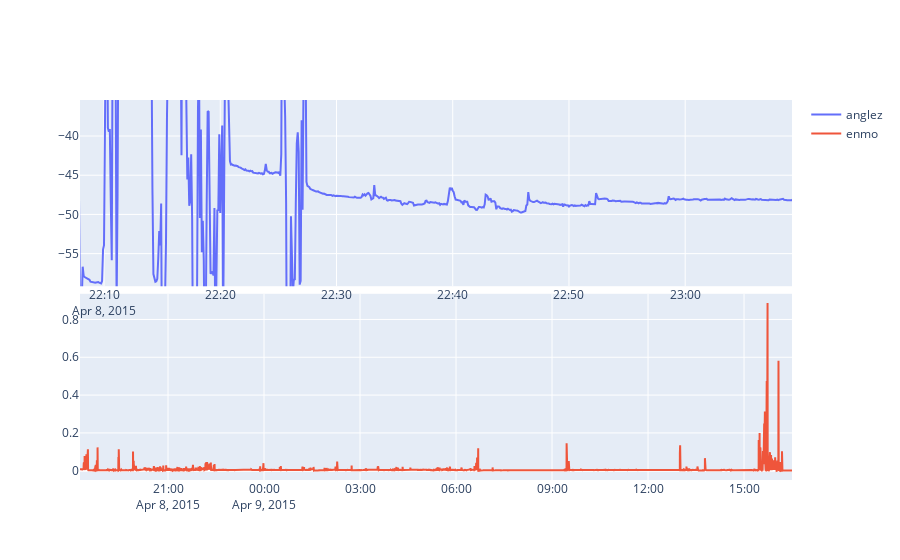

The notebook cell this image was saved under:
### Code cell
import plotly.graph_objects as go
from plotly.subplots import make_subplots
import plotly.express as px

ANGLEZ_MEAN = -8.810476
ANGLEZ_STD = 35.521877
ENMO_MEAN = 0.041315
ENMO_STD = 0.101829


def plot(series_id, seq_df):
    sample_serie = seq_df.filter(pl.col("series_id") == series_id)
    fig = make_subplots(rows=2,
                        cols=1,
                        shared_xaxes=False,
                        vertical_spacing=0.02)
    fig.update_layout(height=800)

    # enmo anglez
    fig.add_trace(go.Scatter(x=sample_serie['timestamp'], y=sample_serie['anglez'], mode='lines',name='anglez'), row=1, col=1)
    fig.add_trace(go.Scatter(x=sample_serie['timestamp'], y=sample_serie['enmo'], mode='lines',name='enmo'), row=2, col=1)
    fig.show()

series_id = "48_locationNA"
plot(series_id, psg_df)

### Figure 1 — Plotly figure (JSON) as saved in the notebook; plotly's stock layout.template omitted (floating-point values rounded to 4 significant figures; data arrays with more than 128 entries replaced by an {"elided": "..."} marker saying what was removed)
{"data": [{"mode": "lines", "name": "anglez", "type": "scatter", "x": {"elided": "16020 str values"}, "xaxis": "x", "y": {"elided": "16020 float values"}, "yaxis": "y"}, {"mode": "lines", "name": "enmo", "type": "scatter", "x": {"elided": "16020 str values"}, "xaxis": "x2", "y": {"elided": "16020 float values"}, "yaxis": "y2"}], "layout": {"autosize": true, "xaxis": {"anchor": "y", "autorange": false, "domain": [0, 1], "range": ["2015-04-08 22:07:56.0511", "2015-04-08 23:09:11.2963"], "type": "date"}, "xaxis2": {"anchor": "y2", "autorange": true, "domain": [0, 1], "range": ["2015-04-08 18:15", "2015-04-09 16:29:55"], "type": "date"}, "yaxis": {"anchor": "x", "autorange": false, "domain": [0.51, 1], "range": [-59.15, -35.41], "type": "linear"}, "yaxis2": {"anchor": "x2", "autorange": true, "domain": [0, 0.49], "range": [-0.04904, 0.9357], "type": "linear"}}}
